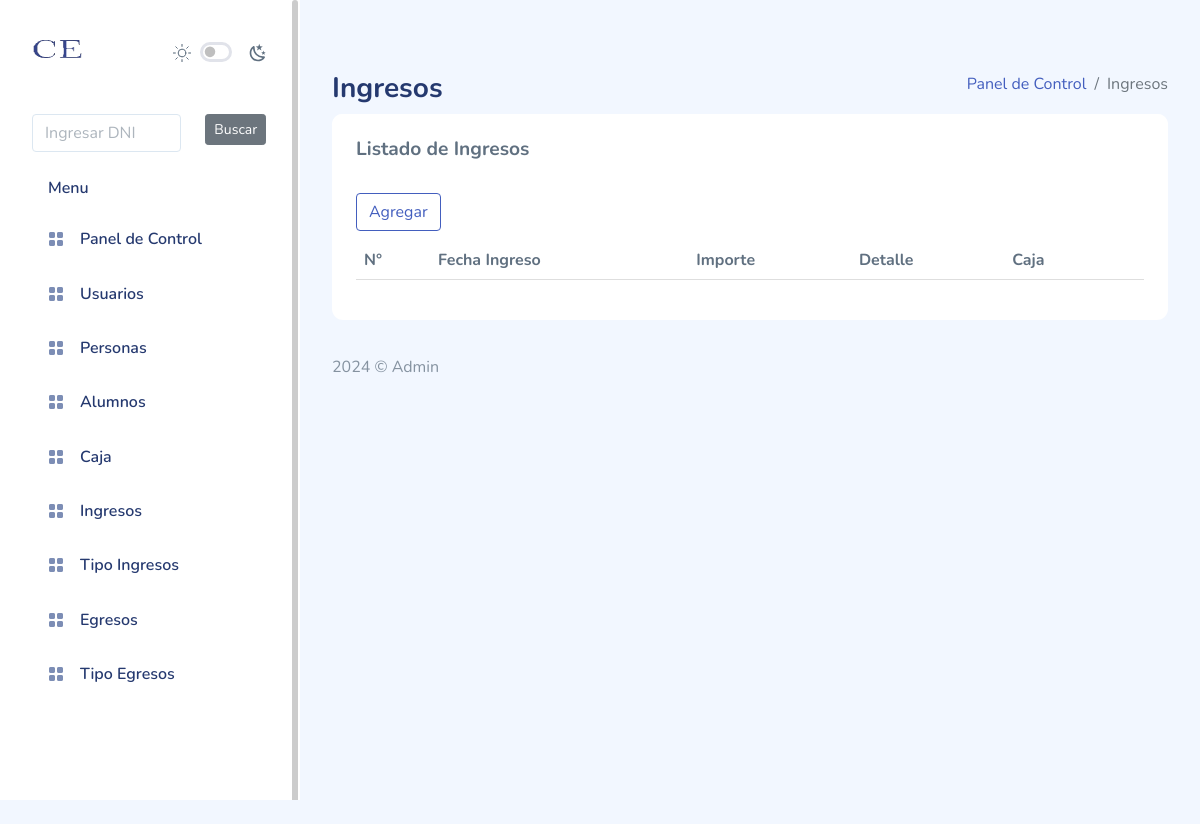
The page /ingreso/index.php (signed in) on the database as committed earlier.
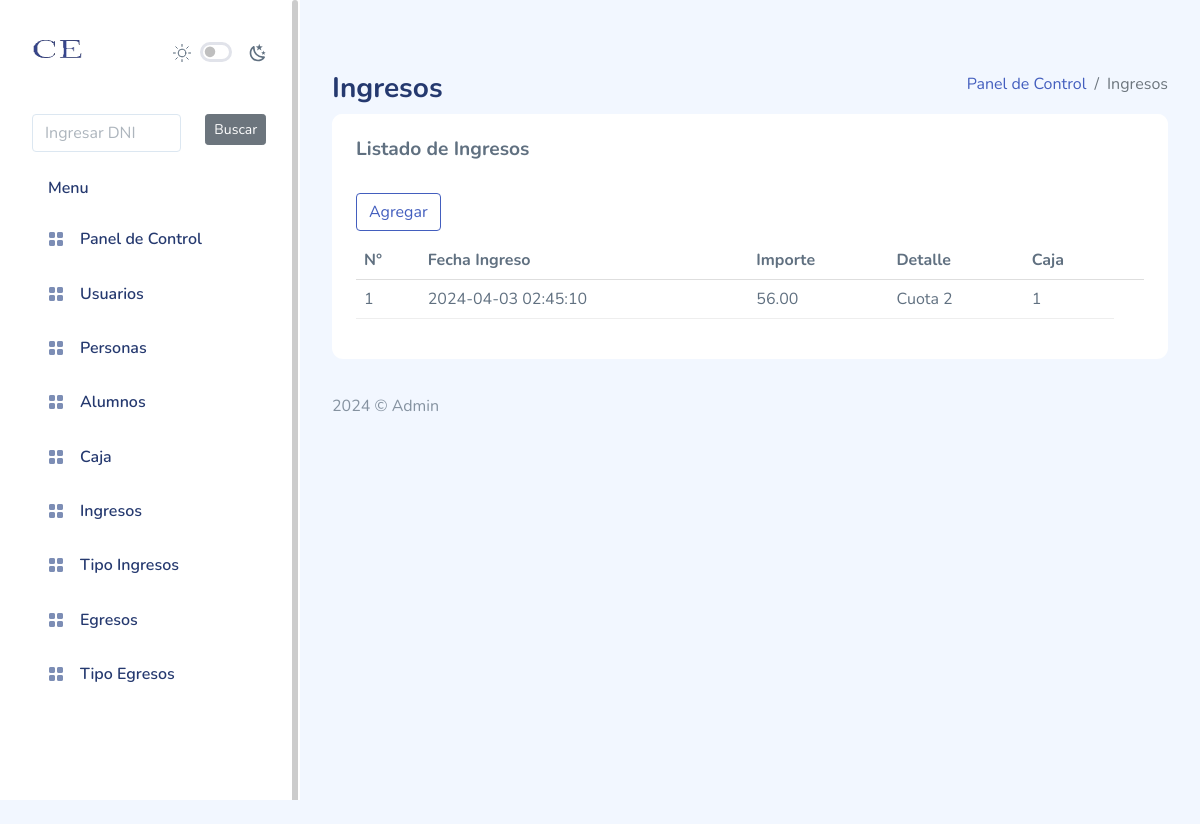
The same page on the database as committed later.
### tables this page shows
CREATE TABLE `ingreso` (
  `id` int NOT NULL AUTO_INCREMENT,
  `monto` decimal(16,2) DEFAULT NULL,
  `fecha_ingreso` datetime DEFAULT NULL,
  `caja_id` int DEFAULT NULL,
  `usuario_id` int DEFAULT NULL,
  `ingreso_tipo_id` int DEFAULT NULL,
  PRIMARY KEY (`id`)
);

CREATE TABLE `ingreso_tipo` (
  `id` int NOT NULL AUTO_INCREMENT,
  `nombre` varchar(60) DEFAULT NULL,
  `monto` decimal(16,2) DEFAULT NULL,
  PRIMARY KEY (`id`)
);

### bd/conexion.php (called while the page is built, shortened)
<?php
class Conexion
{
	private static $objCon = null;
	public static function obtenerInstancia()
	{
		if (self::$objCon == null) {
			self::$objCon = mysqli_connect("localhost", "root", "", "bdce");
		}
		return self::$objCon;
	}
}

### ingreso/ingreso.php (called while the page is built, shortened)
<?php
include_once("../bd/conexion.php");
class Ingreso
{
  public function lista()
  {
    $consulta = "SELECT
    ingreso.`caja_id` AS caja_id,
    ingreso.`fecha_ingreso` AS fecha_ingreso,
    ingreso.`id` AS id,
    ingreso.`ingreso_tipo_id` AS ingreso_tipo_id,
    ingreso.`monto` AS monto,
    ingreso.`usuario_id` AS usuario_id,
    ingreso_tipo.`nombre` AS detalle
    FROM
        `ingreso`
        INNER JOIN `bdce`.`ingreso_tipo`
            ON (`ingreso`.`ingreso_tipo_id` = `ingreso_tipo`.`id`);";
    $rs = mysqli_query(conexion::obtenerInstancia(), $consulta);
    if (mysqli_num_rows($rs) > 0) {
      while ($fila = mysqli_fetch_assoc($rs)) {
        $data[] = $fila;
      }
    }
    return $data;
  }
}

### ingreso/index.php (the view, shortened to what this page needs)
<?php
include ("../cabecera.php");
include ("../menu.php");
include ("ingreso.php");
?>
<div id="main">
  <div class="page-heading">
    <div class="page-title">
      <div class="row">
        <div class="col-12 col-md-6 order-md-1 order-last">
          <h3>Ingresos</h3>
        </div>
        <div class="col-12 col-md-6 order-md-2 order-first">
          <nav aria-label="breadcrumb" class="breadcrumb-header float-start float-lg-end">
            <ol class="breadcrumb">
              <li class="breadcrumb-item"><a href="../panelcontrol/index.php">Panel de Control</a></li>
              <li class="breadcrumb-item active" aria-current="page">Ingresos</li>
            </ol>
          </nav>
        </div>
      </div>
    </div>
    <section class="section">
      <div class="card">
        <div class="card-header">
          <h4 class="card-title">Listado de Ingresos</h4>
        </div>
        <div class="card-body">
          <div class="buttons">
            <a href="nuevo.php" class="btn btn-outline-primary">Agregar</a>
          </div>
          <table class="table table-flush" id="datatable">
            <thead class="thead-light">
              <tr>
                <th>N°</th>
                <th>Fecha Ingreso</th>
                <th>Importe</th>
                <th>Detalle</th>
                <th>Caja</th>
                <th></th>
              </tr>
              <thead>
              <tbody>
                <?php
                $objeto = new Ingreso();
                $usuarios = $objeto->lista();
                foreach ($usuarios as $item) {
                  ?>
                  <tr>
                    <td>
                      <?php echo $item['id']; ?>
                    </td>
                    <td>
                      <?php echo $item['fecha_ingreso']; ?>
                    </td>
                    <td>
                      <?php echo $item['monto']; ?>
                    </td>
                    <td>
                      <?php echo $item['detalle']; ?>
                    </td>
                    <td>
                      <?php echo $item['caja_id']; ?>
                    </td>
                  </tr>
                  <?php
                }
                ?>
              </tbody>
          </table>
        </div>
      </div>
    </section>
    <?php
    include ("../pie.php");
    ?>

### cabecera.php (shortened to what this page needs)
<!DOCTYPE html>
<html lang="en">
<head>
    <link rel="stylesheet" href="../assets/css/app.css">
    <link rel="stylesheet" href="../assets/css/app-dark.css">
    <link rel="stylesheet" href="../assets/css/iconly.css">
</head>
<body>
    <div id="app">

### menu.php (shortened to what this page needs)
<div id="sidebar" class="active">
  <div class="sidebar-wrapper active ps ps--active-y">
    <div class="sidebar-header position-relative">
      <div class="d-flex justify-content-between align-items-center">
        <div class="logod">
          <a href="../panelcontrol/index.php"><img src="../assets/logo/sinfondologopequeño.png" alt="CE" height="150px"
              width="50px" srcset=""></a>
        </div>
        <div class="theme-toggle d-flex gap-2  align-items-center mt-2">
          <div class="form-check form-switch fs-6">
            <input class="form-check-input  me-0" type="checkbox" id="toggle-dark" style="cursor: pointer">
          </div>
        </div>
      </div>
    </div>
    <div class="sidebar-menu">
      <ul class="menu">
        <li class="sidebar-item ">
        <form method="post" action="../perfil/index.php">
        <div class="row">
            <div class="col-8">
              <input type="number" id="dni" class="form-control" name="dni" placeholder="Ingresar DNI">
            </div>
            <div class="col-4">
              <button type="submit" id="buscar_dni_perfil" class="btn btn-sm btn-secondary d-inline-flex align-items-center">Buscar</button>
            </div>
        </div>
        </form>
        </li>
        <li class="sidebar-title">Menu</li>
        <li class="sidebar-item ">
          <a href="../panelcontrol/index.php" class="sidebar-link">
            <i class="bi bi-grid-fill"></i>
            <span>Panel de Control</span>
          </a>
        </li>
        <li class="sidebar-item ">
          <a href="../usuarios/index.php" class="sidebar-link">
            <i class="bi bi-grid-fill"></i>
            <span>Usuarios</span>
          </a>
        </li>
        <li class="sidebar-item ">
          <a href="../personas/index.php" class="sidebar-link">
            <i class="bi bi-grid-fill"></i>
            <span>Personas</span>
          </a>
        </li>
        <li class="sidebar-item ">
          <a href="../alumno/index.php" class="sidebar-link">
            <i class="bi bi-grid-fill"></i>
            <span>Alumnos</span>
          </a>
        </li>
        <li class="sidebar-item ">
          <a href="../caja/index.php" class="sidebar-link">
            <i class="bi bi-grid-fill"></i>
            <span>Caja</span>
          </a>
        </li>
        <li class="sidebar-item ">
          <a href="../ingreso/index.php" class="sidebar-link">
            <i class="bi bi-grid-fill"></i>
            <span>Ingresos</span>
          </a>
        </li>
        <li class="sidebar-item ">
          <a href="../tipo_ingreso/index.php" class="sidebar-link">
            <i class="bi bi-grid-fill"></i>
            <span>Tipo Ingresos</span>
          </a>
        </li>
        <li class="sidebar-item ">
          <a href="../egresos/index.php" class="sidebar-link">
            <i class="bi bi-grid-fill"></i>
            <span>Egresos</span>
          </a>
        </li>
        <li class="sidebar-item ">
          <a href="../tipo_egreso/index.php" class="sidebar-link">
            <i class="bi bi-grid-fill"></i>
            <span>Tipo Egresos</span>
          </a>
        </li>
      </ul>
    </div>
    <div class="ps__rail-y" style="top: 0px; height: 1498px; right: 0px;">
      <div class="ps__thumb-y" tabindex="0" style="top: 0px; height: 1200px;"></div>
    </div>
  </div>
</div>

### pie.php (shortened to what this page needs)
<footer>
    <div class="footer clearfix mb-0 text-muted">
        <div class="float-start">
            <p>2024 &copy; Admin</p>
        </div>
    </div>
</footer>
</div>
</div>
</body>
</html>

Rows that differ between the two databases and show on the page:
added ingreso: id "1", fecha_ingreso "2024-04-03 02:45:10", monto "56.00", ingreso_tipo.nombre "Cuota 2", caja "1"
